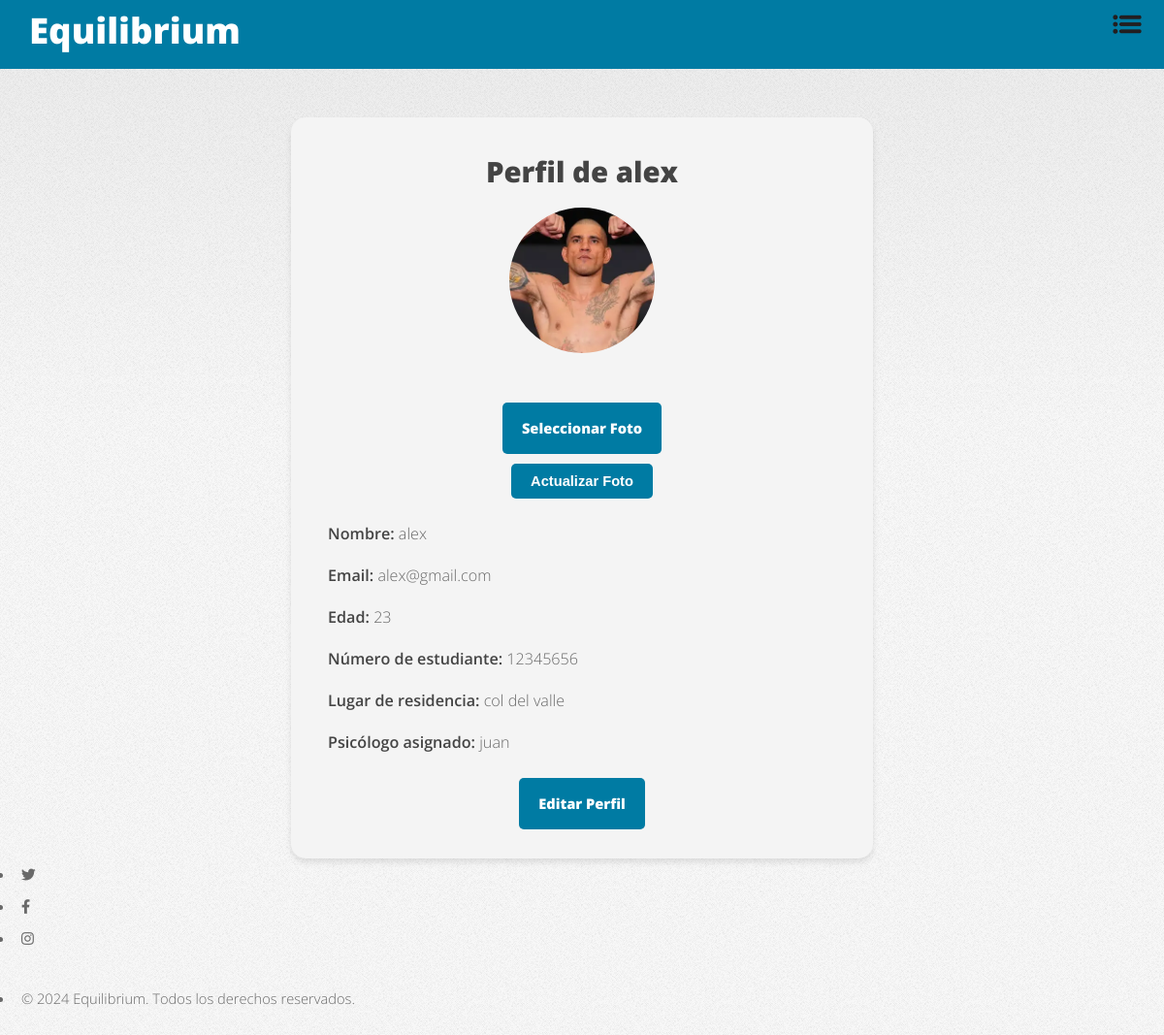
The page /profile/ (signed in) on the database as committed earlier.
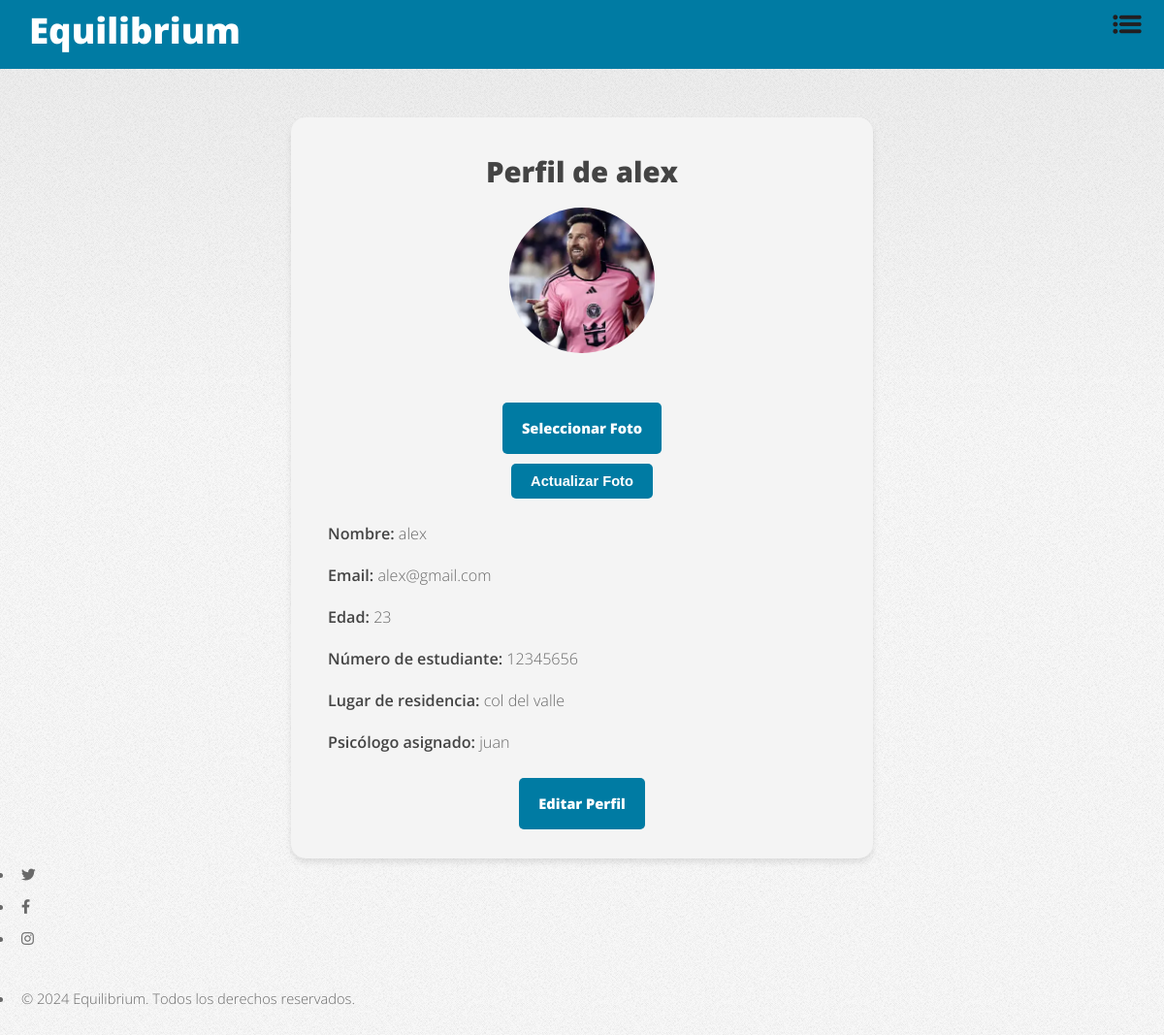
The same page on the database as committed later.
### main/models.py (models this page shows, shortened)
class Student(models.Model):
    user = models.OneToOneField(User, on_delete=models.CASCADE, related_name='student_profile')
    name = models.CharField(max_length=100)
    age = models.IntegerField()
    email = models.EmailField(unique=True)
    student_number = models.CharField(max_length=20, unique=True)
    location = models.CharField(max_length=100)
    profile_photo = models.ImageField(upload_to='profile_photos/', null=True, blank=True)
    psychologist = models.ForeignKey(
        Psychologist,
        on_delete=models.SET_NULL,
        null=True,
        blank=True,
        related_name='assigned_students'
    )

class Psychologist(models.Model):
    user = models.OneToOneField(User, on_delete=models.CASCADE, related_name='psychologist_profile')
    name = models.CharField(max_length=100)
    age = models.IntegerField()
    email = models.EmailField(unique=True)
    specialty = models.CharField(max_length=100)
    phone_number = models.CharField(max_length=15)
    profile_photo = models.ImageField(upload_to='profile_photos/', null=True, blank=True)
    cover_photo = models.ImageField(upload_to='cover_photos/', null=True, blank=True)

### main/views.py (the view)
# urls.py: path('profile/', views.profile, name='profile'),
@login_required
def profile(request, user_id=None):
    user = get_object_or_404(User, id=user_id) if user_id else request.user
    profile_data = (
        user.student_profile if hasattr(user, 'student_profile') else
        user.psychologist_profile if hasattr(user, 'psychologist_profile') else
        None
    )
    if not profile_data:  # Si no hay perfil asociado, redirigir al inicio
        messages.error(request, "Perfil no encontrado.")
        return redirect('home')
    if request.method == 'POST':
        profile_form = ProfilePhotoForm(request.POST, request.FILES, instance=profile_data)
        if profile_form.is_valid():
            profile_form.save()
            messages.success(request, 'Foto de perfil actualizada correctamente.')
            return redirect('profile', user_id=user.id)
        else:
            messages.error(request, 'Ocurrió un error al actualizar la foto.')
    else:
        profile_form = ProfilePhotoForm(instance=profile_data)
    return render(request, 'profile.html', {
        'profile_data': profile_data,
        'profile_form': profile_form,
        'is_student': hasattr(user, 'student_profile'),
    })

### main/templates/profile.html (shortened to what this page needs)
<!DOCTYPE html>
<html lang="es">
<head>
    {% load static %}
    <link rel="stylesheet" href="{% static 'css/fontawesome-all.min.css' %}">
    <link rel="stylesheet" href="{% static 'css/main.css' %}">
</head>
<body class="is-preload">
    <div id="page-wrapper">
        <div class="blue-bar">
            <h1 id="logo"><a href="{% url 'home' %}">Equilibrium</a></h1>
            <nav id="nav">
                <ul>
                    <li class="dropdown">
                        <a href="javascript:void(0)" class="dropbtn">
                            <img src="{% static 'img/menu-icon.png' %}" alt="Menú" class="menu-icon">
                        </a>
                    </li>
                </ul>
            </nav>
        </div>
        <section id="main" class="container">
            <div class="profile-container">
                <h1>Perfil de {{ profile_data.user.username }}</h1>
                {% if profile_data.profile_photo %}
                    <img src="{{ profile_data.profile_photo.url }}" alt="Foto de perfil" class="profile-photo">
                {% else %}
                    <img src="{% static 'img/default-profile.png' %}" alt="Foto de perfil" class="profile-photo">
                {% endif %}
                <form method="POST" enctype="multipart/form-data">
                    <div class="custom-file-input">
                        <label for="id_profile_photo" class="custom-file-label">Seleccionar Foto</label>
                    </div>
                    <button type="submit" class="button">Actualizar Foto</button>
                </form>
                <ul>
                    <li><strong>Nombre:</strong> {{ profile_data.name }}</li>
                    <li><strong>Email:</strong> {{ profile_data.user.email }}</li>
                    <li><strong>Edad:</strong> {{ profile_data.age }}</li>
                    {% if is_student %}
                        <li><strong>Número de estudiante:</strong> {{ profile_data.student_number }}</li>
                        <li><strong>Lugar de residencia:</strong> {{ profile_data.location }}</li>
                        <li><strong>Psicólogo asignado:</strong>
                            {% if profile_data.psychologist %}
                                {{ profile_data.psychologist.name }}
                            {% else %}
                                No asignado
                            {% endif %}
                        </li>
                    {% else %}
                        <li><strong>Especialidad:</strong> {{ profile_data.specialty }}</li>
                        <li><strong>Teléfono:</strong> {{ profile_data.phone_number }}</li>
                    {% endif %}
                </ul>
                <a href="{% url 'edit_profile' %}" class="button">Editar Perfil</a>
            </div>
        </section>
        <footer id="footer">
            <ul class="icons">
                <li><a href="#" class="icon brands fa-twitter"><span class="label">Twitter</span></a></li>
                <li><a href="#" class="icon brands fa-facebook-f"><span class="label">Facebook</span></a></li>
                <li><a href="#" class="icon brands fa-instagram"><span class="label">Instagram</span></a></li>
            </ul>
            <ul class="copyright">
                <li>&copy; 2024 Equilibrium. Todos los derechos reservados.</li>
            </ul>
        </footer>
    </div>
</body>
</html>

Rows that differ between the two databases and show on the page:
changed Student "alex": profile_photo: a different picture
